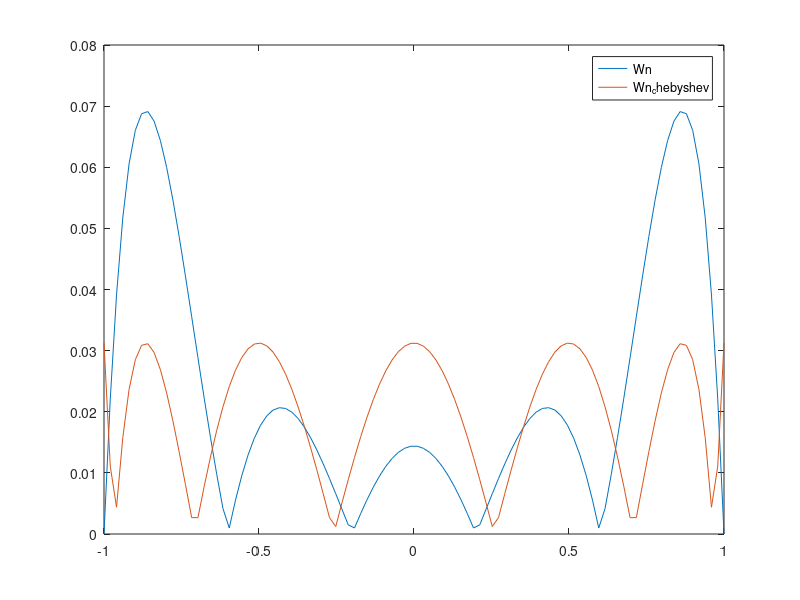

Recreate this plot in MATLAB.
close all
clear
clc

a = -1;
b = 1;
n = 5;
x = linspace(a,b);
xi = linspace(a,b,n+1);
x_chebyshev = (a+b)/2-(b-a)/2*cos((2*[0:n]+1)/(2*n+2)*pi);
for i=1:length(x)
    Wn(i) = abs(prod(x(i)-xi));
    Wn_cheb(i) = abs(prod(x(i)-x_chebyshev));
end
plot(x,Wn);
hold on
plot(x,Wn_cheb);
legend("Wn","Wn_chebyshev");